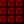

Below is a game level as drawn by its tile map, then a one-line description and the .tmx file that defines it, in full:
An orthogonal 3x3 tile map with 8x8 px tiles, 1 tile layer (tiles layer).

<map version="1.10" tiledversion="1.11.0" orientation="orthogonal" renderorder="right-down" width="3" height="3" tilewidth="8" tileheight="8" infinite="0" nextlayerid="2" nextobjectid="1">
 <tileset firstgid="1" source="bricks_small.tsx" />
 <layer id="1" name="tiles layer" width="3" height="3">
  <data encoding="csv">
2,2,2,
2,2,2,
2,2,2
</data>
 </layer>
</map>
